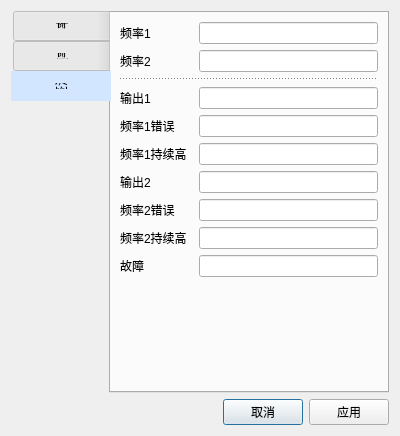
<?xml version="1.0" encoding="UTF-8"?>
<ui version="4.0">
 <class>apply_freq_monitor_setting</class>
 <widget class="QDialog" name="apply_freq_monitor_setting">
  <property name="geometry">
   <rect>
    <x>0</x>
    <y>0</y>
    <width>400</width>
    <height>436</height>
   </rect>
  </property>
  <property name="windowTitle">
   <string>Dialog</string>
  </property>
  <layout class="QGridLayout" name="gridLayout">
   <item row="0" column="0">
    <widget class="QTabWidget" name="tabWidget">
     <property name="font">
      <font>
       <family>Arial</family>
      </font>
     </property>
     <property name="styleSheet">
      <string notr="true">QTabBar::tab { width: 100px;height:30px }
QTabBar::tab:selected { background-color: rgb(210,230,255); }</string>
     </property>
     <property name="tabPosition">
      <enum>QTabWidget::West</enum>
     </property>
     <property name="tabShape">
      <enum>QTabWidget::Rounded</enum>
     </property>
     <property name="currentIndex">
      <number>2</number>
     </property>
     <property name="iconSize">
      <size>
       <width>16</width>
       <height>10</height>
      </size>
     </property>
     <property name="elideMode">
      <enum>Qt::ElideNone</enum>
     </property>
     <property name="documentMode">
      <bool>false</bool>
     </property>
     <property name="tabsClosable">
      <bool>false</bool>
     </property>
     <widget class="QWidget" name="tab_param_2">
      <property name="font">
       <font>
        <family>Arial</family>
       </font>
      </property>
      <attribute name="title">
       <string>频率1</string>
      </attribute>
      <layout class="QGridLayout" name="gridLayout_2">
       <item row="0" column="0">
        <widget class="QLabel" name="label_8">
         <property name="font">
          <font>
           <family>Arial</family>
          </font>
         </property>
         <property name="text">
          <string>最小周期时间</string>
         </property>
        </widget>
       </item>
       <item row="0" column="1">
        <widget class="QSpinBox" name="spinBox_min_cycle1">
         <property name="font">
          <font>
           <family>Arial</family>
          </font>
         </property>
         <property name="styleSheet">
          <string notr="true"/>
         </property>
         <property name="minimum">
          <number>2</number>
         </property>
         <property name="maximum">
          <number>254</number>
         </property>
         <property name="value">
          <number>45</number>
         </property>
        </widget>
       </item>
       <item row="0" column="3">
        <widget class="QLabel" name="label_min_cycle_result1">
         <property name="font">
          <font>
           <family>Arial</family>
          </font>
         </property>
         <property name="text">
          <string>450 ms</string>
         </property>
         <property name="alignment">
          <set>Qt::AlignCenter</set>
         </property>
        </widget>
       </item>
       <item row="5" column="1">
        <widget class="QCheckBox" name="checkBox_fault">
         <property name="font">
          <font>
           <family>Arial</family>
          </font>
         </property>
         <property name="text">
          <string>故障出现</string>
         </property>
        </widget>
       </item>
       <item row="5" column="0">
        <widget class="QLabel" name="label">
         <property name="font">
          <font>
           <family>Arial</family>
           <pointsize>10</pointsize>
           <weight>75</weight>
           <bold>true</bold>
          </font>
         </property>
         <property name="text">
          <string>可选输出</string>
         </property>
        </widget>
       </item>
       <item row="0" column="2">
        <widget class="QLabel" name="label_12">
         <property name="font">
          <font>
           <family>Arial</family>
          </font>
         </property>
         <property name="text">
          <string>(×10)</string>
         </property>
         <property name="alignment">
          <set>Qt::AlignCenter</set>
         </property>
        </widget>
       </item>
       <item row="1" column="0">
        <widget class="QLabel" name="label_9">
         <property name="font">
          <font>
           <family>Arial</family>
          </font>
         </property>
         <property name="text">
          <string>最大周期时间</string>
         </property>
        </widget>
       </item>
       <item row="1" column="2">
        <widget class="QLabel" name="label_13">
         <property name="font">
          <font>
           <family>Arial</family>
          </font>
         </property>
         <property name="text">
          <string>(×10)</string>
         </property>
         <property name="alignment">
          <set>Qt::AlignCenter</set>
         </property>
        </widget>
       </item>
       <item row="2" column="1">
        <widget class="QSpinBox" name="spinBox_pulse_time1">
         <property name="font">
          <font>
           <family>Arial</family>
          </font>
         </property>
         <property name="minimum">
          <number>0</number>
         </property>
         <property name="maximum">
          <number>253</number>
         </property>
         <property name="value">
          <number>25</number>
         </property>
        </widget>
       </item>
       <item row="1" column="1">
        <widget class="QSpinBox" name="spinBox_max_cycle1">
         <property name="font">
          <font>
           <family>Arial</family>
          </font>
         </property>
         <property name="minimum">
          <number>3</number>
         </property>
         <property name="maximum">
          <number>255</number>
         </property>
         <property name="value">
          <number>55</number>
         </property>
        </widget>
       </item>
       <item row="2" column="0">
        <widget class="QLabel" name="label_10">
         <property name="font">
          <font>
           <family>Arial</family>
          </font>
         </property>
         <property name="text">
          <string>脉冲时间</string>
         </property>
        </widget>
       </item>
       <item row="1" column="3">
        <widget class="QLabel" name="label_max_cycle_result1">
         <property name="font">
          <font>
           <family>Arial</family>
          </font>
         </property>
         <property name="text">
          <string>550 ms</string>
         </property>
         <property name="alignment">
          <set>Qt::AlignCenter</set>
         </property>
        </widget>
       </item>
       <item row="2" column="3">
        <widget class="QLabel" name="label_pulse_time_result1">
         <property name="font">
          <font>
           <family>Arial</family>
          </font>
         </property>
         <property name="text">
          <string>250 ms</string>
         </property>
         <property name="alignment">
          <set>Qt::AlignCenter</set>
         </property>
        </widget>
       </item>
       <item row="3" column="0">
        <widget class="QLabel" name="label_11">
         <property name="font">
          <font>
           <family>Arial</family>
          </font>
         </property>
         <property name="text">
          <string>脉冲时间容差</string>
         </property>
        </widget>
       </item>
       <item row="6" column="0">
        <spacer name="verticalSpacer">
         <property name="orientation">
          <enum>Qt::Vertical</enum>
         </property>
         <property name="sizeHint" stdset="0">
          <size>
           <width>20</width>
           <height>67</height>
          </size>
         </property>
        </spacer>
       </item>
       <item row="3" column="2">
        <widget class="QLabel" name="label_15">
         <property name="font">
          <font>
           <family>Arial</family>
          </font>
         </property>
         <property name="text">
          <string>(×10)</string>
         </property>
         <property name="alignment">
          <set>Qt::AlignCenter</set>
         </property>
        </widget>
       </item>
       <item row="2" column="2">
        <widget class="QLabel" name="label_14">
         <property name="font">
          <font>
           <family>Arial</family>
          </font>
         </property>
         <property name="text">
          <string>(×10)</string>
         </property>
         <property name="alignment">
          <set>Qt::AlignCenter</set>
         </property>
        </widget>
       </item>
       <item row="3" column="1">
        <widget class="QSpinBox" name="spinBox_pulse_time_tolerance1">
         <property name="font">
          <font>
           <family>Arial</family>
          </font>
         </property>
         <property name="maximum">
          <number>31</number>
         </property>
         <property name="value">
          <number>5</number>
         </property>
        </widget>
       </item>
       <item row="4" column="0" colspan="4">
        <widget class="Line" name="line">
         <property name="styleSheet">
          <string notr="true">border-top: 1px dotted;</string>
         </property>
         <property name="orientation">
          <enum>Qt::Horizontal</enum>
         </property>
        </widget>
       </item>
       <item row="3" column="3">
        <widget class="QLabel" name="label_pulse_time_tolerance_result1">
         <property name="font">
          <font>
           <family>Arial</family>
          </font>
         </property>
         <property name="text">
          <string>50 ms</string>
         </property>
         <property name="alignment">
          <set>Qt::AlignCenter</set>
         </property>
        </widget>
       </item>
       <item row="7" column="0" colspan="4">
        <widget class="QLabel" name="label_freq_error1">
         <property name="styleSheet">
          <string notr="true">color: rgb(255, 0, 127);</string>
         </property>
         <property name="text">
          <string/>
         </property>
        </widget>
       </item>
      </layout>
     </widget>
     <widget class="QWidget" name="tab">
      <attribute name="title">
       <string> 频率2</string>
      </attribute>
      <layout class="QGridLayout" name="gridLayout_3">
       <item row="3" column="3">
        <widget class="QLabel" name="label_pulse_time_result2">
         <property name="enabled">
          <bool>false</bool>
         </property>
         <property name="font">
          <font>
           <family>Arial</family>
          </font>
         </property>
         <property name="text">
          <string>250 ms</string>
         </property>
         <property name="alignment">
          <set>Qt::AlignCenter</set>
         </property>
        </widget>
       </item>
       <item row="4" column="2">
        <widget class="QLabel" name="label_tolerance_fold">
         <property name="enabled">
          <bool>false</bool>
         </property>
         <property name="font">
          <font>
           <family>Arial</family>
          </font>
         </property>
         <property name="text">
          <string>(×10)</string>
         </property>
         <property name="alignment">
          <set>Qt::AlignCenter</set>
         </property>
        </widget>
       </item>
       <item row="4" column="0">
        <widget class="QLabel" name="label_tolerance_name">
         <property name="enabled">
          <bool>false</bool>
         </property>
         <property name="font">
          <font>
           <family>Arial</family>
          </font>
         </property>
         <property name="text">
          <string>脉冲时间容差</string>
         </property>
        </widget>
       </item>
       <item row="3" column="0">
        <widget class="QLabel" name="label_pulsetime_name">
         <property name="enabled">
          <bool>false</bool>
         </property>
         <property name="font">
          <font>
           <family>Arial</family>
          </font>
         </property>
         <property name="text">
          <string>脉冲时间</string>
         </property>
        </widget>
       </item>
       <item row="4" column="3">
        <widget class="QLabel" name="label_pulse_time_tolerance_result2">
         <property name="enabled">
          <bool>false</bool>
         </property>
         <property name="font">
          <font>
           <family>Arial</family>
          </font>
         </property>
         <property name="text">
          <string>50 ms</string>
         </property>
         <property name="alignment">
          <set>Qt::AlignCenter</set>
         </property>
        </widget>
       </item>
       <item row="3" column="1">
        <widget class="QSpinBox" name="spinBox_pulse_time2">
         <property name="enabled">
          <bool>false</bool>
         </property>
         <property name="font">
          <font>
           <family>Arial</family>
          </font>
         </property>
         <property name="minimum">
          <number>0</number>
         </property>
         <property name="maximum">
          <number>253</number>
         </property>
         <property name="value">
          <number>25</number>
         </property>
        </widget>
       </item>
       <item row="4" column="1">
        <widget class="QSpinBox" name="spinBox_pulse_time_tolerance2">
         <property name="enabled">
          <bool>false</bool>
         </property>
         <property name="font">
          <font>
           <family>Arial</family>
          </font>
         </property>
         <property name="maximum">
          <number>31</number>
         </property>
         <property name="value">
          <number>5</number>
         </property>
        </widget>
       </item>
       <item row="2" column="0">
        <widget class="QLabel" name="label_maxcycle_name">
         <property name="enabled">
          <bool>false</bool>
         </property>
         <property name="font">
          <font>
           <family>Arial</family>
          </font>
         </property>
         <property name="text">
          <string>最大周期时间</string>
         </property>
        </widget>
       </item>
       <item row="1" column="2">
        <widget class="QLabel" name="label_mincycle_fold">
         <property name="enabled">
          <bool>false</bool>
         </property>
         <property name="font">
          <font>
           <family>Arial</family>
          </font>
         </property>
         <property name="text">
          <string>(×10)</string>
         </property>
         <property name="alignment">
          <set>Qt::AlignCenter</set>
         </property>
        </widget>
       </item>
       <item row="3" column="2">
        <widget class="QLabel" name="label_pulsetime_fold">
         <property name="enabled">
          <bool>false</bool>
         </property>
         <property name="font">
          <font>
           <family>Arial</family>
          </font>
         </property>
         <property name="text">
          <string>(×10)</string>
         </property>
         <property name="alignment">
          <set>Qt::AlignCenter</set>
         </property>
        </widget>
       </item>
       <item row="2" column="1">
        <widget class="QSpinBox" name="spinBox_max_cycle2">
         <property name="enabled">
          <bool>false</bool>
         </property>
         <property name="font">
          <font>
           <family>Arial</family>
          </font>
         </property>
         <property name="minimum">
          <number>3</number>
         </property>
         <property name="maximum">
          <number>255</number>
         </property>
         <property name="value">
          <number>55</number>
         </property>
        </widget>
       </item>
       <item row="1" column="0">
        <widget class="QLabel" name="label_mincycle_name">
         <property name="enabled">
          <bool>false</bool>
         </property>
         <property name="font">
          <font>
           <family>Arial</family>
          </font>
         </property>
         <property name="text">
          <string>最小周期时间</string>
         </property>
        </widget>
       </item>
       <item row="2" column="2">
        <widget class="QLabel" name="label_maxcycle_fold">
         <property name="enabled">
          <bool>false</bool>
         </property>
         <property name="font">
          <font>
           <family>Arial</family>
          </font>
         </property>
         <property name="text">
          <string>(×10)</string>
         </property>
         <property name="alignment">
          <set>Qt::AlignCenter</set>
         </property>
        </widget>
       </item>
       <item row="1" column="3">
        <widget class="QLabel" name="label_min_cycle_result2">
         <property name="enabled">
          <bool>false</bool>
         </property>
         <property name="font">
          <font>
           <family>Arial</family>
          </font>
         </property>
         <property name="text">
          <string>450 ms</string>
         </property>
         <property name="alignment">
          <set>Qt::AlignCenter</set>
         </property>
        </widget>
       </item>
       <item row="1" column="1">
        <widget class="QSpinBox" name="spinBox_min_cycle2">
         <property name="enabled">
          <bool>false</bool>
         </property>
         <property name="font">
          <font>
           <family>Arial</family>
          </font>
         </property>
         <property name="minimum">
          <number>2</number>
         </property>
         <property name="maximum">
          <number>254</number>
         </property>
         <property name="singleStep">
          <number>1</number>
         </property>
         <property name="value">
          <number>45</number>
         </property>
        </widget>
       </item>
       <item row="0" column="0">
        <widget class="QCheckBox" name="checkBox_freq2_enable">
         <property name="text">
          <string>启用频率2</string>
         </property>
        </widget>
       </item>
       <item row="5" column="0">
        <spacer name="verticalSpacer_2">
         <property name="orientation">
          <enum>Qt::Vertical</enum>
         </property>
         <property name="sizeHint" stdset="0">
          <size>
           <width>20</width>
           <height>40</height>
          </size>
         </property>
        </spacer>
       </item>
       <item row="2" column="3">
        <widget class="QLabel" name="label_max_cycle_result2">
         <property name="enabled">
          <bool>false</bool>
         </property>
         <property name="font">
          <font>
           <family>Arial</family>
          </font>
         </property>
         <property name="text">
          <string>550 ms</string>
         </property>
         <property name="alignment">
          <set>Qt::AlignCenter</set>
         </property>
        </widget>
       </item>
       <item row="6" column="0" colspan="4">
        <widget class="QLabel" name="label_freq_error2">
         <property name="styleSheet">
          <string notr="true">color: rgb(255, 0, 127);</string>
         </property>
         <property name="text">
          <string/>
         </property>
        </widget>
       </item>
      </layout>
     </widget>
     <widget class="QWidget" name="tab_exegesis_2">
      <attribute name="title">
       <string>标签注释</string>
      </attribute>
      <layout class="QGridLayout" name="gridLayout_5">
       <item row="4" column="0">
        <widget class="QLabel" name="label_eoutput2">
         <property name="font">
          <font>
           <family>Arial</family>
          </font>
         </property>
         <property name="text">
          <string>频率1错误</string>
         </property>
        </widget>
       </item>
       <item row="5" column="0">
        <widget class="QLabel" name="label_eoutput3">
         <property name="font">
          <font>
           <family>Arial</family>
          </font>
         </property>
         <property name="text">
          <string>频率1持续高</string>
         </property>
        </widget>
       </item>
       <item row="7" column="0">
        <widget class="QLabel" name="label_eoutput5">
         <property name="font">
          <font>
           <family>Arial</family>
          </font>
         </property>
         <property name="text">
          <string>频率2错误</string>
         </property>
        </widget>
       </item>
       <item row="8" column="0">
        <widget class="QLabel" name="label_eoutput6">
         <property name="font">
          <font>
           <family>Arial</family>
          </font>
         </property>
         <property name="text">
          <string>频率2持续高</string>
         </property>
        </widget>
       </item>
       <item row="6" column="0">
        <widget class="QLabel" name="label_eoutput4">
         <property name="font">
          <font>
           <family>Arial</family>
          </font>
         </property>
         <property name="text">
          <string>输出2</string>
         </property>
        </widget>
       </item>
       <item row="7" column="2">
        <widget class="QLineEdit" name="lineEdit_eoutput5">
         <property name="font">
          <font>
           <family>Arial</family>
          </font>
         </property>
        </widget>
       </item>
       <item row="6" column="2">
        <widget class="QLineEdit" name="lineEdit_eoutput4">
         <property name="font">
          <font>
           <family>Arial</family>
          </font>
         </property>
        </widget>
       </item>
       <item row="9" column="0">
        <widget class="QLabel" name="label_eoutput7">
         <property name="font">
          <font>
           <family>Arial</family>
          </font>
         </property>
         <property name="text">
          <string>故障</string>
         </property>
        </widget>
       </item>
       <item row="5" column="2">
        <widget class="QLineEdit" name="lineEdit_eoutput3">
         <property name="font">
          <font>
           <family>Arial</family>
          </font>
         </property>
        </widget>
       </item>
       <item row="4" column="2">
        <widget class="QLineEdit" name="lineEdit_eoutput2">
         <property name="font">
          <font>
           <family>Arial</family>
          </font>
         </property>
        </widget>
       </item>
       <item row="0" column="2">
        <widget class="QLineEdit" name="lineEdit_einput1">
         <property name="font">
          <font>
           <family>Arial</family>
          </font>
         </property>
         <property name="inputMask">
          <string/>
         </property>
         <property name="text">
          <string/>
         </property>
         <property name="maxLength">
          <number>10</number>
         </property>
         <property name="frame">
          <bool>true</bool>
         </property>
        </widget>
       </item>
       <item row="10" column="0">
        <spacer name="verticalSpacer_4">
         <property name="orientation">
          <enum>Qt::Vertical</enum>
         </property>
         <property name="sizeHint" stdset="0">
          <size>
           <width>20</width>
           <height>40</height>
          </size>
         </property>
        </spacer>
       </item>
       <item row="2" column="0" colspan="3">
        <widget class="Line" name="line_4">
         <property name="styleSheet">
          <string notr="true">border-top: 1px dotted;</string>
         </property>
         <property name="orientation">
          <enum>Qt::Horizontal</enum>
         </property>
        </widget>
       </item>
       <item row="3" column="0">
        <widget class="QLabel" name="label_eoutput1">
         <property name="font">
          <font>
           <family>Arial</family>
          </font>
         </property>
         <property name="text">
          <string>输出1</string>
         </property>
        </widget>
       </item>
       <item row="1" column="2">
        <widget class="QLineEdit" name="lineEdit_einput2">
         <property name="font">
          <font>
           <family>Arial</family>
          </font>
         </property>
        </widget>
       </item>
       <item row="0" column="0">
        <widget class="QLabel" name="label_einput1">
         <property name="font">
          <font>
           <family>Arial</family>
          </font>
         </property>
         <property name="text">
          <string>频率1</string>
         </property>
        </widget>
       </item>
       <item row="3" column="2">
        <widget class="QLineEdit" name="lineEdit_eoutput1">
         <property name="font">
          <font>
           <family>Arial</family>
          </font>
         </property>
         <property name="maxLength">
          <number>10</number>
         </property>
        </widget>
       </item>
       <item row="1" column="0">
        <widget class="QLabel" name="label_einput2">
         <property name="font">
          <font>
           <family>Arial</family>
          </font>
         </property>
         <property name="text">
          <string>频率2</string>
         </property>
        </widget>
       </item>
       <item row="8" column="2">
        <widget class="QLineEdit" name="lineEdit_eoutput6">
         <property name="font">
          <font>
           <family>Arial</family>
          </font>
         </property>
        </widget>
       </item>
       <item row="9" column="2">
        <widget class="QLineEdit" name="lineEdit_eoutput7">
         <property name="font">
          <font>
           <family>Arial</family>
          </font>
         </property>
        </widget>
       </item>
      </layout>
     </widget>
    </widget>
   </item>
   <item row="1" column="0">
    <layout class="QHBoxLayout" name="horizontalLayout_4">
     <item>
      <spacer name="horizontalSpacer_3">
       <property name="orientation">
        <enum>Qt::Horizontal</enum>
       </property>
       <property name="sizeHint" stdset="0">
        <size>
         <width>40</width>
         <height>20</height>
        </size>
       </property>
      </spacer>
     </item>
     <item>
      <widget class="QPushButton" name="pushButton_cancle">
       <property name="text">
        <string>取消</string>
       </property>
      </widget>
     </item>
     <item>
      <widget class="QPushButton" name="pushButton_apply">
       <property name="text">
        <string>应用</string>
       </property>
      </widget>
     </item>
    </layout>
   </item>
  </layout>
 </widget>
 <resources/>
 <connections/>
</ui>
